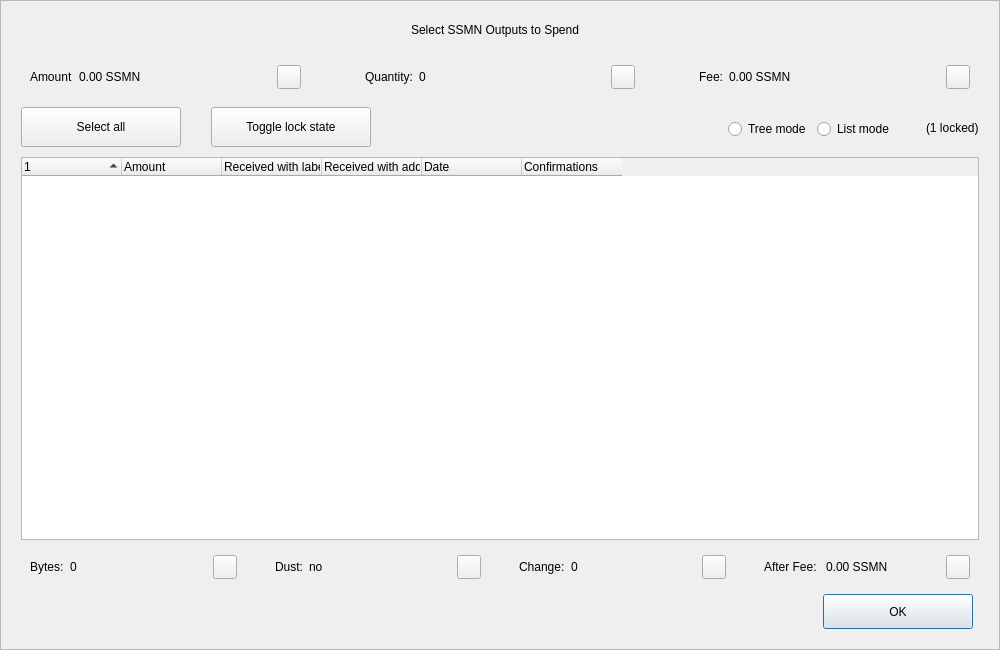
<?xml version="1.0" encoding="UTF-8"?>
<ui version="4.0">
 <class>CoinControlDialog</class>
 <widget class="QDialog" name="CoinControlDialog">
  <property name="geometry">
   <rect>
    <x>0</x>
    <y>0</y>
    <width>1000</width>
    <height>650</height>
   </rect>
  </property>
  <property name="minimumSize">
   <size>
    <width>950</width>
    <height>650</height>
   </size>
  </property>
  <property name="windowTitle">
   <string>Coin Selection</string>
  </property>
  <property name="styleSheet">
   <string notr="true"/>
  </property>
  <layout class="QVBoxLayout" name="verticalLayout">
   <property name="spacing">
    <number>0</number>
   </property>
   <property name="leftMargin">
    <number>0</number>
   </property>
   <property name="topMargin">
    <number>0</number>
   </property>
   <property name="rightMargin">
    <number>0</number>
   </property>
   <property name="bottomMargin">
    <number>0</number>
   </property>
   <item>
    <widget class="QFrame" name="frameContainer">
     <property name="toolTipDuration">
      <number>0</number>
     </property>
     <property name="frameShape">
      <enum>QFrame::StyledPanel</enum>
     </property>
     <property name="frameShadow">
      <enum>QFrame::Raised</enum>
     </property>
     <layout class="QVBoxLayout" name="verticalLayout_2">
      <property name="leftMargin">
       <number>0</number>
      </property>
      <property name="rightMargin">
       <number>0</number>
      </property>
      <property name="bottomMargin">
       <number>20</number>
      </property>
      <item>
       <layout class="QHBoxLayout" name="horizontalLayout_12">
        <property name="spacing">
         <number>0</number>
        </property>
        <property name="leftMargin">
         <number>20</number>
        </property>
        <property name="rightMargin">
         <number>30</number>
        </property>
        <item>
         <spacer name="horizontalSpacer_4">
          <property name="orientation">
           <enum>Qt::Horizontal</enum>
          </property>
          <property name="sizeHint" stdset="0">
           <size>
            <width>40</width>
            <height>20</height>
           </size>
          </property>
         </spacer>
        </item>
        <item>
         <widget class="QLabel" name="labelTitle">
          <property name="minimumSize">
           <size>
            <width>0</width>
            <height>40</height>
           </size>
          </property>
          <property name="maximumSize">
           <size>
            <width>16777215</width>
            <height>40</height>
           </size>
          </property>
          <property name="text">
           <string>Select SSMN Outputs to Spend</string>
          </property>
          <property name="alignment">
           <set>Qt::AlignCenter</set>
          </property>
          <property name="margin">
           <number>7</number>
          </property>
         </widget>
        </item>
        <item>
         <spacer name="horizontalSpacer_5">
          <property name="orientation">
           <enum>Qt::Horizontal</enum>
          </property>
          <property name="sizeHint" stdset="0">
           <size>
            <width>40</width>
            <height>20</height>
           </size>
          </property>
         </spacer>
        </item>
       </layout>
      </item>
      <item>
       <layout class="QHBoxLayout" name="horizontalLayout_8">
        <property name="leftMargin">
         <number>20</number>
        </property>
        <property name="rightMargin">
         <number>20</number>
        </property>
        <item>
         <widget class="QWidget" name="layoutAmount" native="true">
          <layout class="QHBoxLayout" name="horizontalLayout_9" stretch="0,1,0">
           <item>
            <widget class="QLabel" name="labelCoinControlAmountText">
             <property name="text">
              <string>Amount</string>
             </property>
            </widget>
           </item>
           <item>
            <widget class="QLabel" name="labelCoinControlAmount">
             <property name="text">
              <string>0.00 SSMN</string>
             </property>
            </widget>
           </item>
           <item alignment="Qt::AlignHCenter|Qt::AlignVCenter">
            <widget class="QPushButton" name="pushButtonAmount">
             <property name="minimumSize">
              <size>
               <width>0</width>
               <height>24</height>
              </size>
             </property>
             <property name="maximumSize">
              <size>
               <width>24</width>
               <height>26</height>
              </size>
             </property>
             <property name="focusPolicy">
              <enum>Qt::NoFocus</enum>
             </property>
             <property name="styleSheet">
              <string notr="true">padding-bottom:2px;
padding-right:4px;</string>
             </property>
             <property name="text">
              <string/>
             </property>
            </widget>
           </item>
          </layout>
         </widget>
        </item>
        <item>
         <spacer name="horizontalSpacer_2">
          <property name="orientation">
           <enum>Qt::Horizontal</enum>
          </property>
          <property name="sizeType">
           <enum>QSizePolicy::Fixed</enum>
          </property>
          <property name="sizeHint" stdset="0">
           <size>
            <width>40</width>
            <height>20</height>
           </size>
          </property>
         </spacer>
        </item>
        <item>
         <widget class="QWidget" name="layoutQuantity" native="true">
          <layout class="QHBoxLayout" name="horizontalLayout_10" stretch="0,1,0">
           <item>
            <widget class="QLabel" name="labelCoinControlQuantityText">
             <property name="text">
              <string>Quantity:</string>
             </property>
            </widget>
           </item>
           <item>
            <widget class="QLabel" name="labelCoinControlQuantity">
             <property name="text">
              <string>0</string>
             </property>
            </widget>
           </item>
           <item alignment="Qt::AlignHCenter|Qt::AlignVCenter">
            <widget class="QPushButton" name="pushButtonQuantity">
             <property name="minimumSize">
              <size>
               <width>0</width>
               <height>24</height>
              </size>
             </property>
             <property name="maximumSize">
              <size>
               <width>24</width>
               <height>26</height>
              </size>
             </property>
             <property name="focusPolicy">
              <enum>Qt::NoFocus</enum>
             </property>
             <property name="styleSheet">
              <string notr="true">padding-bottom:2px;
               padding-right:4px;</string>
             </property>
             <property name="text">
              <string/>
             </property>
            </widget>
           </item>
          </layout>
         </widget>
        </item>
        <item>
         <spacer name="horizontalSpacer_22">
          <property name="orientation">
           <enum>Qt::Horizontal</enum>
          </property>
          <property name="sizeType">
           <enum>QSizePolicy::Fixed</enum>
          </property>
          <property name="sizeHint" stdset="0">
           <size>
            <width>40</width>
            <height>20</height>
           </size>
          </property>
         </spacer>
        </item>
        <item>
         <widget class="QWidget" name="layoutFee" native="true">
          <layout class="QHBoxLayout" name="horizontalLayout_11" stretch="0,1,0">
           <item>
            <widget class="QLabel" name="labelCoinControlFeeText">
             <property name="text">
              <string>Fee:</string>
             </property>
            </widget>
           </item>
           <item>
            <widget class="QLabel" name="labelCoinControlFee">
             <property name="text">
              <string>0.00 SSMN</string>
             </property>
            </widget>
           </item>
           <item alignment="Qt::AlignHCenter|Qt::AlignVCenter">
            <widget class="QPushButton" name="pushButtonFee">
             <property name="minimumSize">
              <size>
               <width>0</width>
               <height>24</height>
              </size>
             </property>
             <property name="maximumSize">
              <size>
               <width>24</width>
               <height>26</height>
              </size>
             </property>
             <property name="focusPolicy">
              <enum>Qt::NoFocus</enum>
             </property>
             <property name="styleSheet">
              <string notr="true">padding-bottom:2px;
               padding-right:4px;</string>
             </property>
             <property name="text">
              <string/>
             </property>
            </widget>
           </item>
          </layout>
         </widget>
        </item>
       </layout>
      </item>
      <item>
       <widget class="QFrame" name="frame">
        <property name="minimumSize">
         <size>
          <width>0</width>
          <height>40</height>
         </size>
        </property>
        <property name="styleSheet">
         <string notr="true">#frame {
	border:0;
}</string>
        </property>
        <property name="frameShape">
         <enum>QFrame::StyledPanel</enum>
        </property>
        <property name="frameShadow">
         <enum>QFrame::Sunken</enum>
        </property>
        <layout class="QHBoxLayout" name="horizontalLayout">
         <property name="spacing">
          <number>0</number>
         </property>
         <property name="leftMargin">
          <number>20</number>
         </property>
         <property name="topMargin">
          <number>0</number>
         </property>
         <property name="rightMargin">
          <number>20</number>
         </property>
         <property name="bottomMargin">
          <number>0</number>
         </property>
         <item>
          <layout class="QHBoxLayout" name="horizontalLayoutPanel" stretch="0,0,0,0,0,0">
           <property name="spacing">
            <number>20</number>
           </property>
           <item>
            <widget class="QPushButton" name="pushButtonSelectAll">
             <property name="sizePolicy">
              <sizepolicy hsizetype="Maximum" vsizetype="Fixed">
               <horstretch>0</horstretch>
               <verstretch>0</verstretch>
              </sizepolicy>
             </property>
             <property name="minimumSize">
              <size>
               <width>160</width>
               <height>40</height>
              </size>
             </property>
             <property name="maximumSize">
              <size>
               <width>16777215</width>
               <height>40</height>
              </size>
             </property>
             <property name="text">
              <string>Select all</string>
             </property>
             <property name="checkable">
              <bool>true</bool>
             </property>
             <property name="checked">
              <bool>false</bool>
             </property>
             <property name="autoExclusive">
              <bool>false</bool>
             </property>
             <property name="autoDefault">
              <bool>false</bool>
             </property>
            </widget>
           </item>
           <item>
            <spacer name="horizontalSpacer_6">
             <property name="orientation">
              <enum>Qt::Horizontal</enum>
             </property>
             <property name="sizeType">
              <enum>QSizePolicy::Fixed</enum>
             </property>
             <property name="sizeHint" stdset="0">
              <size>
               <width>10</width>
               <height>20</height>
              </size>
             </property>
            </spacer>
           </item>
           <item>
            <widget class="QPushButton" name="pushButtonToggleLock">
             <property name="sizePolicy">
              <sizepolicy hsizetype="Maximum" vsizetype="Fixed">
               <horstretch>0</horstretch>
               <verstretch>0</verstretch>
              </sizepolicy>
             </property>
             <property name="minimumSize">
              <size>
               <width>160</width>
               <height>40</height>
              </size>
             </property>
             <property name="maximumSize">
              <size>
               <width>16777215</width>
               <height>40</height>
              </size>
             </property>
             <property name="text">
              <string>Toggle lock state</string>
             </property>
             <property name="checkable">
              <bool>true</bool>
             </property>
             <property name="autoExclusive">
              <bool>false</bool>
             </property>
             <property name="autoDefault">
              <bool>false</bool>
             </property>
            </widget>
           </item>
           <item>
            <spacer name="horizontalSpacer_7">
             <property name="orientation">
              <enum>Qt::Horizontal</enum>
             </property>
             <property name="sizeType">
              <enum>QSizePolicy::Expanding</enum>
             </property>
             <property name="sizeHint" stdset="0">
              <size>
               <width>30</width>
               <height>20</height>
              </size>
             </property>
            </spacer>
           </item>
           <item alignment="Qt::AlignRight">
            <widget class="QGroupBox" name="groupBox_2">
             <property name="styleSheet">
              <string notr="true">#groupBox_2 {
    background-color:transparent;
    border-radius:0;
}</string>
             </property>
             <property name="title">
              <string/>
             </property>
             <layout class="QHBoxLayout" name="horizontalLayout_14">
              <item>
               <widget class="QRadioButton" name="radioTreeMode">
                <property name="sizePolicy">
                 <sizepolicy hsizetype="Maximum" vsizetype="Fixed">
                  <horstretch>0</horstretch>
                  <verstretch>0</verstretch>
                 </sizepolicy>
                </property>
                <property name="text">
                 <string>Tree mode</string>
                </property>
               </widget>
              </item>
              <item>
               <widget class="QRadioButton" name="radioListMode">
                <property name="sizePolicy">
                 <sizepolicy hsizetype="Maximum" vsizetype="Fixed">
                  <horstretch>0</horstretch>
                  <verstretch>0</verstretch>
                 </sizepolicy>
                </property>
                <property name="text">
                 <string>List mode</string>
                </property>
                <property name="checked">
                 <bool>false</bool>
                </property>
               </widget>
              </item>
             </layout>
            </widget>
           </item>
           <item>
            <widget class="QLabel" name="labelLocked">
             <property name="text">
              <string>(1 locked)</string>
             </property>
            </widget>
           </item>
          </layout>
         </item>
        </layout>
       </widget>
      </item>
      <item>
       <layout class="QHBoxLayout" name="horizontalLayout_13">
        <property name="leftMargin">
         <number>20</number>
        </property>
        <property name="rightMargin">
         <number>20</number>
        </property>
        <item>
         <widget class="CoinControlTreeWidget" name="treeWidget">
          <property name="contextMenuPolicy">
           <enum>Qt::CustomContextMenu</enum>
          </property>
          <property name="styleSheet">
           <string notr="true"/>
          </property>
          <property name="sortingEnabled">
           <bool>false</bool>
          </property>
          <property name="columnCount">
           <number>6</number>
          </property>
          <attribute name="headerShowSortIndicator" stdset="0">
           <bool>true</bool>
          </attribute>
          <attribute name="headerStretchLastSection">
           <bool>false</bool>
          </attribute>
          <column>
           <property name="text">
            <string/>
           </property>
          </column>
          <column>
           <property name="text">
            <string>Amount</string>
           </property>
          </column>
          <column>
           <property name="text">
            <string>Received with label</string>
           </property>
          </column>
          <column>
           <property name="text">
            <string>Received with address</string>
           </property>
          </column>
          <column>
           <property name="text">
            <string>Date</string>
           </property>
          </column>
          <column>
           <property name="text">
            <string>Confirmations</string>
           </property>
           <property name="toolTip">
            <string>Confirmed</string>
           </property>
          </column>
         </widget>
        </item>
       </layout>
      </item>
      <item>
       <layout class="QHBoxLayout" name="horizontalLayout_3">
        <property name="spacing">
         <number>20</number>
        </property>
        <property name="leftMargin">
         <number>20</number>
        </property>
        <property name="rightMargin">
         <number>20</number>
        </property>
        <item>
         <widget class="QWidget" name="layoutBytes" native="true">
          <layout class="QHBoxLayout" name="horizontalLayout_4" stretch="0,1,0">
           <item>
            <widget class="QLabel" name="labelCoinControlBytesText">
             <property name="text">
              <string>Bytes:</string>
             </property>
            </widget>
           </item>
           <item>
            <widget class="QLabel" name="labelCoinControlBytes">
             <property name="text">
              <string>0</string>
             </property>
            </widget>
           </item>
           <item alignment="Qt::AlignHCenter|Qt::AlignVCenter">
            <widget class="QPushButton" name="pushButtonBytes">
             <property name="minimumSize">
              <size>
               <width>0</width>
               <height>24</height>
              </size>
             </property>
             <property name="maximumSize">
              <size>
               <width>24</width>
               <height>26</height>
              </size>
             </property>
             <property name="focusPolicy">
              <enum>Qt::NoFocus</enum>
             </property>
             <property name="styleSheet">
              <string notr="true">padding-bottom:2px;
               padding-right:4px;</string>
             </property>
             <property name="text">
              <string/>
             </property>
            </widget>
           </item>
          </layout>
         </widget>
        </item>
        <item>
         <widget class="QWidget" name="layoutDust" native="true">
          <layout class="QHBoxLayout" name="horizontalLayout_5" stretch="0,1,0">
           <item>
            <widget class="QLabel" name="labelCoinControlLowOutputText">
             <property name="text">
              <string>Dust:</string>
             </property>
            </widget>
           </item>
           <item>
            <widget class="QLabel" name="labelCoinControlLowOutput">
             <property name="text">
              <string>no</string>
             </property>
            </widget>
           </item>
           <item alignment="Qt::AlignHCenter|Qt::AlignVCenter">
            <widget class="QPushButton" name="pushButtonDust">
             <property name="minimumSize">
              <size>
               <width>0</width>
               <height>24</height>
              </size>
             </property>
             <property name="maximumSize">
              <size>
               <width>24</width>
               <height>26</height>
              </size>
             </property>
             <property name="focusPolicy">
              <enum>Qt::NoFocus</enum>
             </property>
             <property name="styleSheet">
              <string notr="true">padding-bottom:2px;
               padding-right:4px;</string>
             </property>
             <property name="text">
              <string/>
             </property>
            </widget>
           </item>
          </layout>
         </widget>
        </item>
        <item>
         <widget class="QWidget" name="layoutChange" native="true">
          <layout class="QHBoxLayout" name="horizontalLayout_6" stretch="0,1,0">
           <item>
            <widget class="QLabel" name="labelCoinControlChangeText">
             <property name="text">
              <string>Change:</string>
             </property>
            </widget>
           </item>
           <item>
            <widget class="QLabel" name="labelCoinControlChange">
             <property name="text">
              <string>0</string>
             </property>
            </widget>
           </item>
           <item alignment="Qt::AlignHCenter|Qt::AlignVCenter">
            <widget class="QPushButton" name="pushButtonChange">
             <property name="minimumSize">
              <size>
               <width>0</width>
               <height>24</height>
              </size>
             </property>
             <property name="maximumSize">
              <size>
               <width>24</width>
               <height>26</height>
              </size>
             </property>
             <property name="focusPolicy">
              <enum>Qt::NoFocus</enum>
             </property>
             <property name="styleSheet">
              <string notr="true">padding-bottom:2px;
               padding-right:4px;</string>
             </property>
             <property name="text">
              <string/>
             </property>
            </widget>
           </item>
          </layout>
         </widget>
        </item>
        <item>
         <widget class="QWidget" name="layoutAfter" native="true">
          <layout class="QHBoxLayout" name="horizontalLayout_7" stretch="0,1,0">
           <item>
            <widget class="QLabel" name="labelCoinControlAfterFeeText">
             <property name="text">
              <string>After Fee: </string>
             </property>
            </widget>
           </item>
           <item>
            <widget class="QLabel" name="labelCoinControlAfterFee">
             <property name="text">
              <string>0.00 SSMN</string>
             </property>
            </widget>
           </item>
           <item alignment="Qt::AlignHCenter|Qt::AlignVCenter">
            <widget class="QPushButton" name="pushButtonAlterFee">
             <property name="minimumSize">
              <size>
               <width>0</width>
               <height>24</height>
              </size>
             </property>
             <property name="maximumSize">
              <size>
               <width>24</width>
               <height>26</height>
              </size>
             </property>
             <property name="focusPolicy">
              <enum>Qt::NoFocus</enum>
             </property>
             <property name="styleSheet">
              <string notr="true">padding-bottom:2px;
               padding-right:4px;</string>
             </property>
             <property name="text">
              <string/>
             </property>
            </widget>
           </item>
          </layout>
         </widget>
        </item>
       </layout>
      </item>
      <item>
       <layout class="QHBoxLayout" name="horizontalLayout_2">
        <property name="spacing">
         <number>0</number>
        </property>
        <property name="leftMargin">
         <number>20</number>
        </property>
        <property name="rightMargin">
         <number>26</number>
        </property>
        <item>
         <spacer name="horizontalSpacer_3">
          <property name="orientation">
           <enum>Qt::Horizontal</enum>
          </property>
          <property name="sizeHint" stdset="0">
           <size>
            <width>558</width>
            <height>20</height>
           </size>
          </property>
         </spacer>
        </item>
        <item>
         <widget class="QPushButton" name="pushButtonOk">
          <property name="minimumSize">
           <size>
            <width>150</width>
            <height>35</height>
           </size>
          </property>
          <property name="text">
           <string>OK</string>
          </property>
         </widget>
        </item>
       </layout>
      </item>
     </layout>
    </widget>
   </item>
  </layout>
 </widget>
 <customwidgets>
  <customwidget>
   <class>CoinControlTreeWidget</class>
   <extends>QTreeWidget</extends>
   <header>coincontroltreewidget.h</header>
  </customwidget>
 </customwidgets>
 <resources/>
 <connections/>
</ui>
